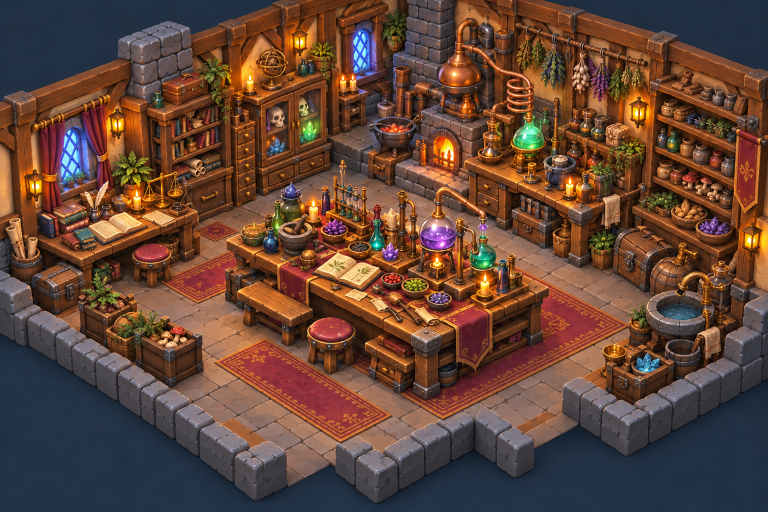
#> input picture style-references/heroic-handpainted-alchemists-lab-v1.png, 1536 x 1024 px, given in place of floor-grass.png, which was not available (shown at 1/2 size)
$ python finish_new.py ../../style-references/heroic-handpainted-alchemists-lab-v1.png
#> lines starting #> are read from the running program, lines starting #| are printed output that depends on the picture; after the words box and inside, x2 and y2 are one past the last pixel; in counts of white or black regions, pixels touching at a corner belong together; pictures that were not available may be replaced by others from this repository, and a replacement may not be noted
#!/usr/bin/env python3
"""Second batch (2026-10-05): make the NEW floor inputs tile, without re-running make_seamless.py over the whole folder
(that would overwrite the normalised grass variants and the edge-matched gravel).
Same steps as ../2026-10-01-floors2/make_seamless.py (flatten the low-frequency tone, then join each edge to a
half-offset copy of the tile), with one change: the join is a CUT along the cheapest ragged line inside the edge band
(where tile and offset copy differ least), feathered a few pixels, instead of an 18% cross-fade. The cross-fade ghosts
anything with shapes in it (cobbles, earth patches: Gemini read a blurred double-exposed grid); the cut keeps it sharp.
Then the two new grass floors' greens are pulled into floor-grass's family: a per-channel OFFSET, applied to the green
pixels only, so their mean equals floor-grass's (content and contrast left alone). Not a gain, and not on the earth:
a gain on the blue channel turned the worn floor's earth mauve (Gemini read it as pink clover).
    python3 finish_new.py [sku,sku]      inputs/<sku>.jpg -> seamless/<sku>.png"""
import os, sys
import numpy as np
from PIL import Image
from scipy import ndimage
HERE = os.path.dirname(os.path.abspath(__file__))
NEW = sys.argv[1].split(',') if len(sys.argv) > 1 else ['floor-grass-worn', 'floor-grass-meadow', 'floor-cobble-mossy']
BAND, FEATHER = 0.18, 1.5

def seam(a, axis):
    if axis == 1: return np.abs(a[:, 0] - a[:, -1]).mean() / np.abs(a[:, 1:] - a[:, :-1]).mean()
    return np.abs(a[0] - a[-1]).mean() / np.abs(a[1:] - a[:-1]).mean()
def blotch(a):
    lum = a.mean(axis=2); return ndimage.gaussian_filter(lum, a.shape[0] / 12).std() / lum.std()
def flatten(a, strength=0.75):
    low = np.stack([ndimage.gaussian_filter(a[..., c], a.shape[0] / 8, mode='wrap') for c in range(3)], -1)
    return a - strength * (low - low.mean(axis=(0, 1)))

def path(cost):
    """Cheapest top-to-bottom path through cost (rows x W), steps of -1/0/+1 column, ending in the column it started in
    (so the cut itself wraps). Tries a start every 6 columns."""
    n, W = cost.shape; best = None
    for s in range(3, W - 3, 6):
        acc = np.full(W, np.inf); acc[s] = cost[0, s]; back = np.zeros((n, W), np.int8)
        for y in range(1, n):
            c = np.stack([np.r_[np.inf, acc[:-1]], acc, np.r_[acc[1:], np.inf]])
            k = c.argmin(axis=0); back[y] = k - 1; acc = c[k, np.arange(W)] + cost[y]
        if best is None or acc[s] < best[0]:
            p = np.zeros(n, int); p[-1] = s
            for y in range(n - 1, 0, -1): p[y - 1] = p[y] + back[y, p[y]]
            best = (acc[s], p)
    return best[1]

def cut(a):
    """Join the left/right edges: inside each edge band switch from the half-offset copy (at the edge) to the tile."""
    n = a.shape[1]; W = int(BAND * n); r = np.roll(a, n // 2, axis=1)
    d = ndimage.gaussian_filter(((a - r) ** 2).sum(axis=2), 2, mode='wrap') + 1.0
    m = np.ones(a.shape[:2])                                   # 1 = tile, 0 = offset copy
    pl = path(d[:, :W]); pr = path(d[:, n - W:][:, ::-1])
    xx = np.arange(n)[None, :]
    m[xx < pl[:, None]] = 0; m[xx > (n - 1 - pr)[:, None]] = 0
    m = ndimage.gaussian_filter(m, FEATHER, mode='wrap')[..., None]
    return a * m + r * (1 - m)

def green(a): return (a[..., 1] > a[..., 0] + 8) & (a[..., 1] > a[..., 2] + 8)
B = np.asarray(Image.open(f'{HERE}/seamless/floor-grass.png').convert('RGB')).astype(float); bm = B[green(B)].mean(axis=0)
#> in green, `def green(a): return (a[..., 1] > a[..., 0] + 8) & (a[..., 1] > a[...,..`:
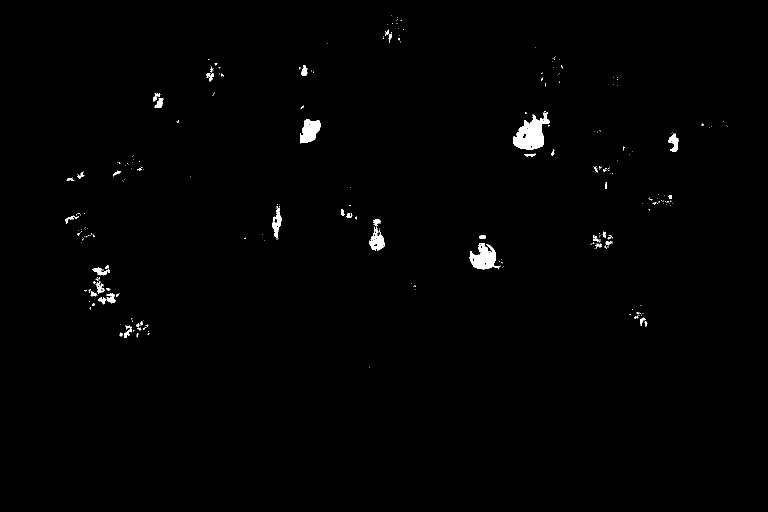
#> returned value: shape (1024, 1536) bool (shown at 1/2 size); 0.75% white; 315 white regions (264 under 20 px), largest, box (x1, y1, x2, y2) and area: (1026, 224, 1099, 299) 2961, (939, 486, 1001, 539) 1816, (600, 238, 641, 287) 1326
#> after `bm = B[green(B)].mean(axis=0)`: bm = [77.99, 134, 78.15]
for n in NEW:
    a = np.asarray(Image.open(f'{HERE}/inputs/{n}.jpg').convert('RGB')).astype(float)
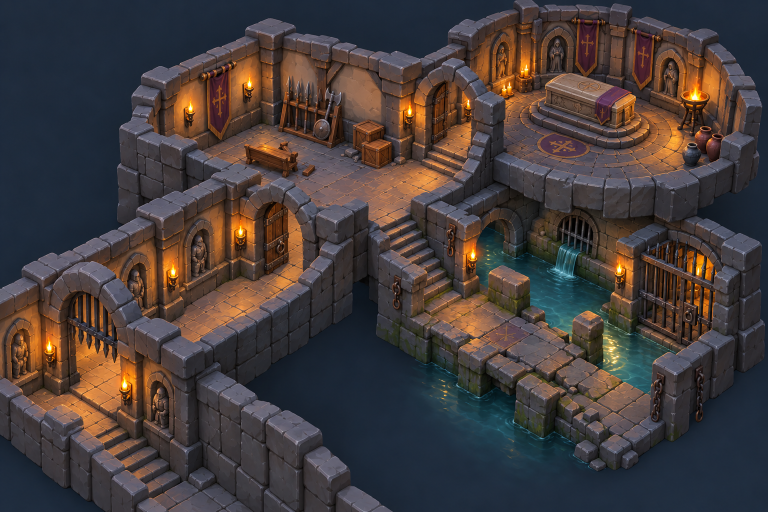
#> input picture style-references/heroic-handpainted-multilevel-dungeon-v1.png, 1536 x 1024 px, given in place of heroic-handpainted-alchemists-lab-v1.png.jpg, which was not available (shown at 1/2 size)
    before = (seam(a, 1), seam(a, 0), blotch(a))
#> before = (3.1, 3.21, 0.363)
    a = flatten(a)
    a = cut(a)
#> after the loop in path, `for s in range(3, W - 3, 6):`:
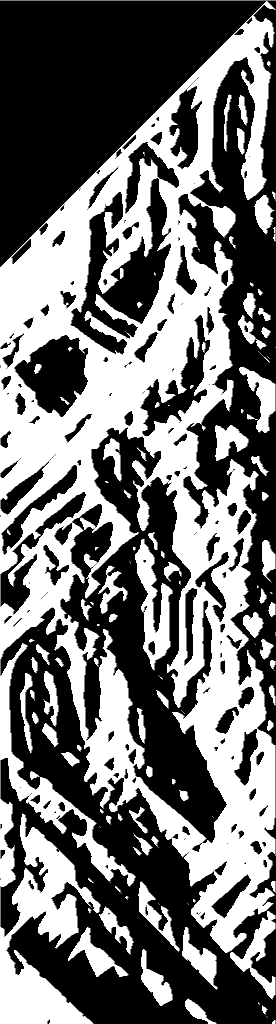
#> back: shape (1024, 276) int8; min -1, max 1, mean -0.122; drawn with min black and max white
#> after the loop in path, `for s in range(3, W - 3, 6):`: p = 1024 values, max 233 at index 275, min 0 at index 759, mean 96.86
#> in cut, `pl = path(d[:, :W])`: pl has the same summary as p in path
#> after the loop in path (call 2), `for s in range(3, W - 3, 6):`:
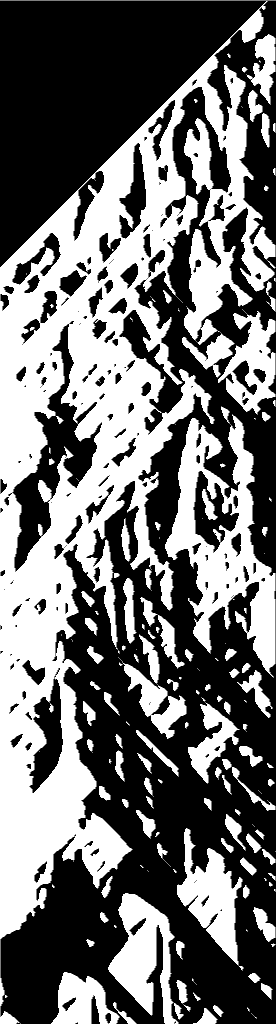
#> back: shape (1024, 276) int8; min -1, max 1, mean -0.127; drawn with min black and max white
#> after the loop in path (call 2), `for s in range(3, W - 3, 6):`: p = 1024 values, max 102 at index 985, min 0 at index 185, mean 50.34
#> in cut, `pr = path(d[:, n - W:][:, ::-1])`: pr has the same summary as p in path
    a = cut(a.transpose(1, 0, 2)).transpose(1, 0, 2)
#> after the loop in path (call 3), `for s in range(3, W - 3, 6):`:
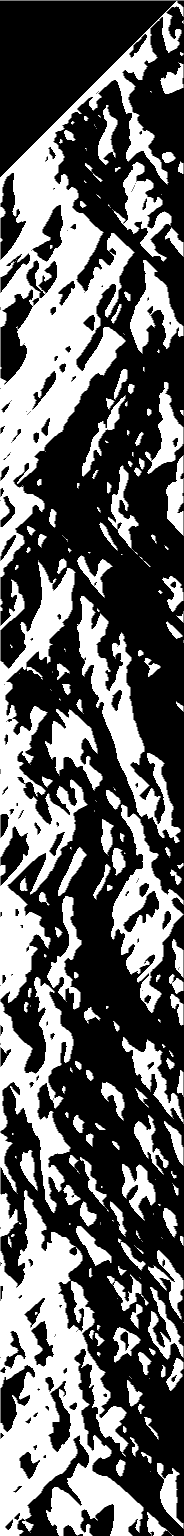
#> back: shape (1536, 184) int8; min -1, max 1, mean -0.215; drawn with min black and max white
#> after the loop in path (call 3), `for s in range(3, W - 3, 6):`: p = 1536 values, max 134 at index 251, min 0 at index 998, mean 57.29
#> after the loop in path (call 4), `for s in range(3, W - 3, 6):`:
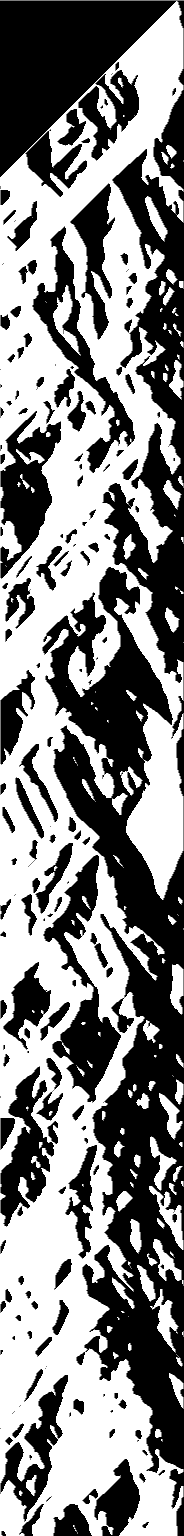
#> back: shape (1536, 184) int8; min -1, max 1, mean 0.0488; drawn with min black and max white
#> after the loop in path (call 4), `for s in range(3, W - 3, 6):`: p = 1536 values, max 152 at index 1409, min 7 at index 235, mean 86.71
#> a: shape (1024, 1536, 3) float64
    msg = f'{n:22s} seam LR {before[0]:4.1f}->{seam(a, 1):3.1f}  TB {before[1]:4.1f}->{seam(a, 0):3.1f}  blotch {before[2]:.2f}->{blotch(a):.2f}'
#> in blotch (call 2), `lum = a.mean(axis=2)`:
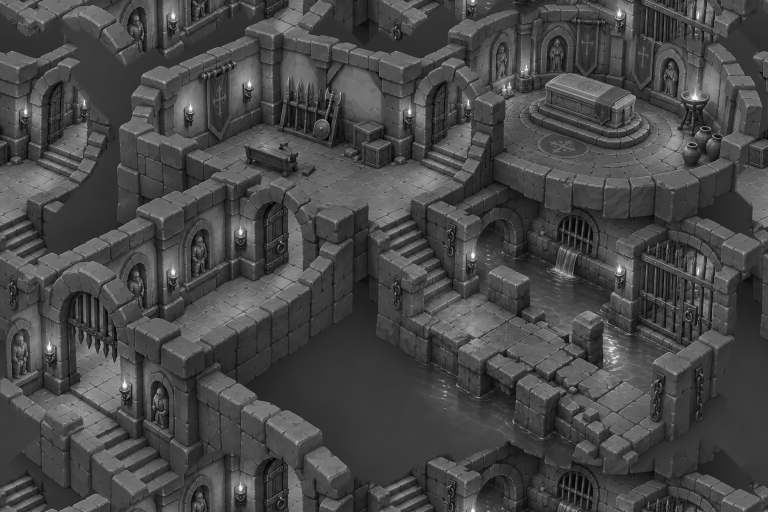
#> lum: shape (1024, 1536) float64 (shown at 1/2 size); min -9.16, max 255.8, mean 65.3; drawn with min black and max white
    if n.startswith('floor-grass-'):
        m = green(a); am = a[m].mean(axis=0)
        w = np.clip((a[..., 1] - a[..., 0] + 8) / 24, 0, 1)[..., None]   # 1 on grass, 0 on earth (red >= green): earth keeps its painted colour
        a = a + w * (bm - am)
        msg += f'  green {m.mean():.0%} of pixels, mean RGB {am.round(0)} -> {a[m].mean(axis=0).round(0)} (floor-grass {bm.round(0)})'
    Image.fromarray(np.clip(a, 0, 255).astype(np.uint8)).save(f'{HERE}/seamless/{n}.png'); print(msg, flush=True)
#| ../../style-references/heroic-handpainted-alchemists-lab-v1.png seam LR  3.1->0.8  TB  3.2->1.1  blotch 0.36->0.21
